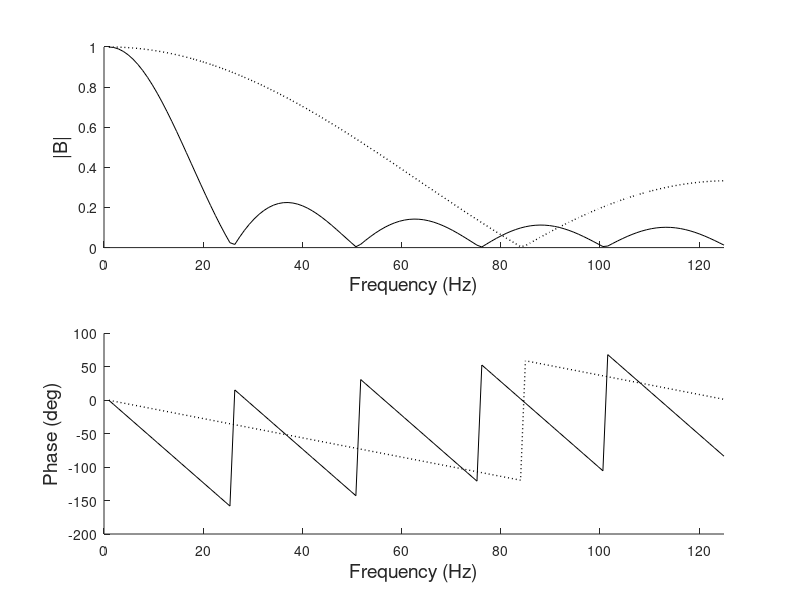

MATLAB code to generate this figure:
% Example 4.3 Spectra of moving average filters.
%
clear all; close all;
fs = 250;               % Sampling frequency              
%  Construct moving average filters
b3 = [1 1 1]/3;
b10 = [1 1 1 1 1 1 1 1 1 1]/10;      % Construct filter impulse response
%
B3 = fft(b3,256);         % Find filter system spectrum
B3_mag = abs(B3);         % Compute magnitude spectrum
Phase3 = unwrap(angle(B3));       % Compute phase angle, unwrap
Phase3 = Phase3*360/(2*pi);       % Phase angle in degrees
%
B10 = fft(b10,256);         % Find filter system spectrum
B10_mag = abs(B10);         % Compute magnitude spectrum
Phase10 = unwrap(angle(B10));       % Compute phase angle, unwrap
Phase10 = Phase10*360/(2*pi);       % Phase angle in degrees
% Plot filter spectrum magnitude and phase
N1 = round(length(B3_mag)/2);        % Number of frequency points to plot
f = (1:N1)*fs/(2*N1);         % Frequency vector for plotting spectrum
subplot(2,1,1); hold on;
    plot(f,B10_mag(1:N1),'k')        % Plot magnitude 
    plot(f,B3_mag(1:N1),':k','LineWidth',1)        % Plot magnitude 
    xlabel('Frequency (Hz)','FontSize',14); ylabel('|B|','FontSize',14);
    xlim([0 f(N1)]);
subplot(2,1,2); hold on;
    plot(f,Phase10(1:N1),'k');       % Plot phase
    plot(f,Phase3(1:N1),':k','LineWidth',1); 
    xlabel('Frequency (Hz)','FontSize',14); ylabel('Phase (deg)','FontSize',14);
    xlim([0 f(N1)]);
    



